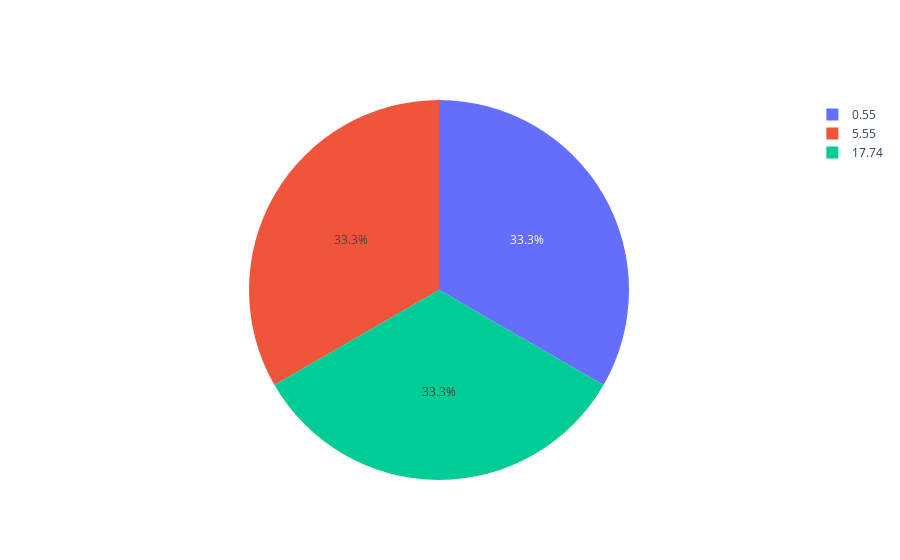

The code cell stored with this chart in its notebook:
### Code cell
### float columns
price_data_type_float_group = price_data_type_float.groupby("Null_Percentage").count().reset_index()
plot_pie_chart(price_data_type_float_group,"Null_Percentage","Null_Count")
price_data_type_float

### Figure 1 — Plotly figure (JSON) as saved in the notebook; plotly's stock layout.template omitted (floating-point values rounded to 4 significant figures)
{"data": [{"labels": [0.55, 5.55, 17.74], "type": "pie", "values": [1, 1, 1]}], "layout": {}}
